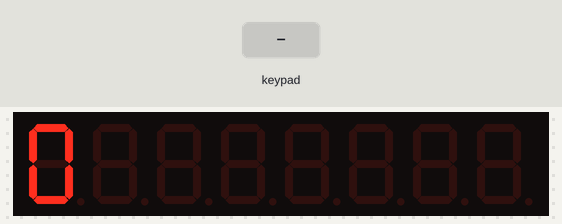
The sketch below on a simulated Arduino Uno, built with avr-gcc and run on an emulated ATmega328P. Parts: 8-digit seven-segment display. Wiring (inferred from the names in the program): TM1638 display and keys: STB pin 7; clock pin 9; DIO pin 8. The inputs (shaded band) are chosen by the test bench. What the sketch prints to the serial monitor is not drawn.

Above: at 1.2 s.
1.3 s: keypad keys 1 2 pressed 0.4 s apart
At 1.38 s:
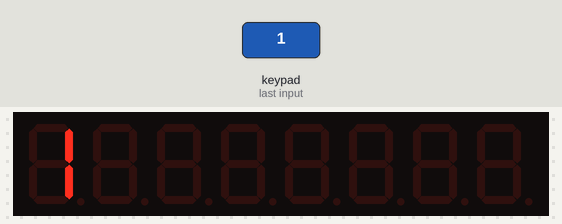
3.6 s: key '3' pressed
At 3.67 s:
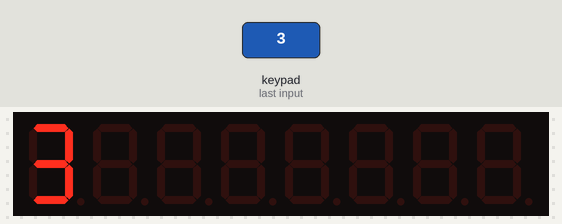
5.2 s: key '4' pressed
6.8 s: keypad keys 2 5 pressed 0.4 s apart
Timing chart, 0 to 7.8 s (numbered marks = the images above; inputs shaded):
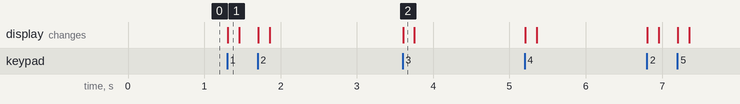

Measured:
- after the input at 1.3 s, the display: changes at once (image 1)
- after the input at 3.6 s, the display: changes at once (image 2)

The sketch:

Main.ino
```cpp
const int strobe = 7;
const int clock = 9;
const int data = 8;

void sendCommand(uint8_t value)
{
  digitalWrite(strobe, LOW);
  shiftOut(data, clock, LSBFIRST, value);
  digitalWrite(strobe, HIGH);
}

void reset()
{
  sendCommand(0x40); // set auto increment mode
  digitalWrite(strobe, LOW);
  shiftOut(data, clock, LSBFIRST, 0xc0);   // set starting address to 0
  for(uint8_t i = 0; i < 16; i++)
  {
    shiftOut(data, clock, LSBFIRST, 0x00);
  }
  digitalWrite(strobe, HIGH);
}

void setup()
{
    pinMode(strobe, OUTPUT);
    pinMode(clock, OUTPUT);
    pinMode(data, OUTPUT);


    Serial.begin(9600);

    sendCommand(0x8f);  // activate and set brightness to max
    reset();
}

void loop(){
    sendCommand(0x44);  // set single address
 /*
    digitalWrite(strobe, LOW);
    shiftOut(data, clock, LSBFIRST, 0xc0); // 1st digit
    shiftOut(data, clock, LSBFIRST, 0x0a);
    digitalWrite(strobe, HIGH);

    digitalWrite(strobe, LOW);
    shiftOut(data, clock, LSBFIRST, 0xc5); // 3rd LED
    shiftOut(data, clock, LSBFIRST, 0x01);
    digitalWrite(strobe, HIGH);

    digitalWrite(strobe, LOW);
    shiftOut(data, clock, LSBFIRST, 0xcb); // 6rd LED
    shiftOut(data, clock, LSBFIRST, 0x01);
    digitalWrite(strobe, HIGH);

    digitalWrite(strobe, LOW);
    shiftOut(data, clock, LSBFIRST, 0xce); // last digit
    shiftOut(data, clock, LSBFIRST, 0xff);
    digitalWrite(strobe, HIGH);
*/
    byte num = readButtons();

    Serial.println(num);

    switch (num)
    {
    case 0: escribirPantalla(0x3f);

        break;
    case 1: escribirPantalla(0x06);

        break;
    case 2: escribirPantalla(0x5b);

        break;
    case 4: escribirPantalla(0x4f);

        break;
    case 8: escribirPantalla(0x66);

        break;
    case 16: escribirPantalla(0x6d);

        break;
    case 32: escribirPantalla(0x7d);

        break;
    case 64: escribirPantalla(0x07);

        break;
    case 128: escribirPantalla(0x7f);

        break;

    }

}

uint8_t readButtons(void)
{
  uint8_t buttons = 0;
  digitalWrite(strobe, LOW);
  shiftOut(data, clock, LSBFIRST, 0x42);

  pinMode(data, INPUT);

  for (uint8_t i = 0; i < 4; i++)
  {
    uint8_t v = shiftIn(data, clock, LSBFIRST) << i;
    buttons |= v;
  }

  pinMode(data, OUTPUT);
  digitalWrite(strobe, HIGH);
  return buttons;
}


void escribirPantalla(byte num){
    digitalWrite(strobe, LOW);
    shiftOut(data, clock, LSBFIRST, 0xc0); // 1st digit
    shiftOut(data, clock, LSBFIRST, num);
    digitalWrite(strobe, HIGH);
}
```
